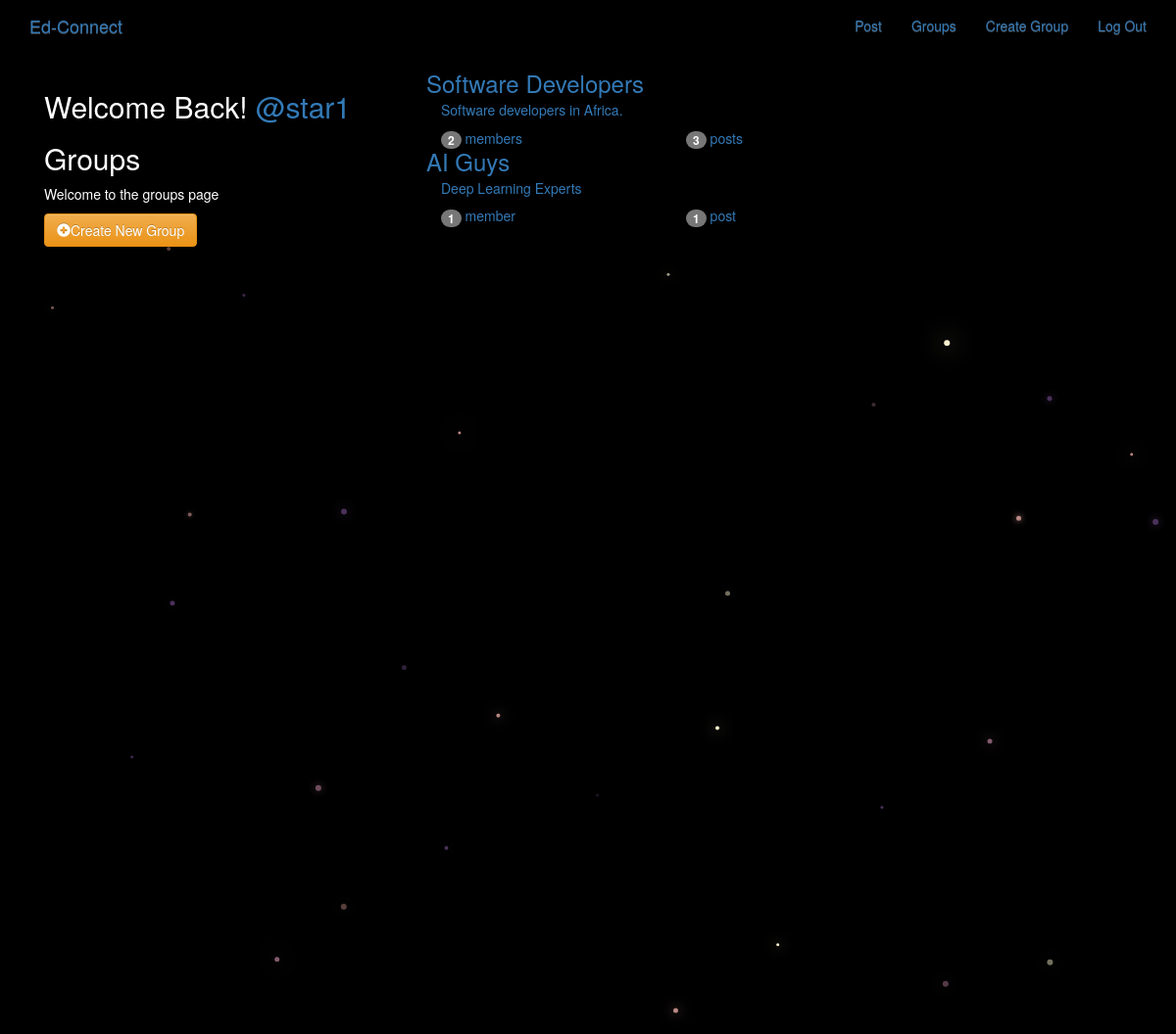
Screenshot of /groups/ (signed in) with the database file from the repository.
### groups/models.py (models this page shows, shortened)
class Group(models.Model):
    name = models.CharField(max_length=255)
    unique = True
    slug = models.SlugField(allow_unicode=True, unique=True)
    description = models.TextField(blank=True, default='')
    description_html = models.TextField(editable=False, default='', blank=True)
    members = models.ManyToManyField(User, through='GroupMember')

### groups/views.py (the view)
class ListGroup(generic.ListView):
    model = Group

### groups/templates/groups/group_list.html
{% extends "groups/group_base.html" %}
{% block pregroup %}
  <div class="col-md-4">
    <div class="content">
      {% if user.is_authenticated %}
        <h2>Welcome Back!
          <a href="{% url 'posts:for_user' username=user.username %}">
            @{{ user.username}}
          </a>
        </h2>
      {% endif %}
      <h2>Groups</h2>
      <p>Welcome to the groups page</p>
    {% if user.is_authenticated %}
      <a href="{% url 'groups:create' %}" class="btn btn-md btn-fill btn-warning">
        <span class="glyphicon glyphicon-plus-sign"></span>Create New Group</a>
    {% endif %}
   </div>
  </div>
{% endblock %}
{% block group_content %}
  <div class="col-md-8">
    <div class="list-group">
      {% for group in object_list %}
        <a class="list=group-item" href="{% url 'groups:single' slug=group.slug %}">
          <h3 class="title list-group-item-heading">{{ group.name }}</h3>
          <div class="list-group-item-text container-fluid">
            {{ group.description_html|safe }}
            <div class="row">
              <div class="col-md-4">
                <span class="badge">{{ group.members.count }}</span>
                member{{ group.members.count|pluralize }}
              </div>
              <div class="col-md-4">
                <span class="badge">{{ group.posts.count }}</span>
                post{{ group.posts.count|pluralize }}
              </div>
            </div>
          </div>
        </a>
      {% endfor %}
    </div>
  </div>
{% endblock %}

### static/simplesocial/css/master.css (style rules this page uses)
body { margin: 0; overflow: hidden; background-color: black; color:white; }

### rows the page displays
Group: name "Software Developers", description_html "Software developers in Africa.", members.count "2", posts.count "3"
Group: name "AI Guys", description_html "Deep Learning Experts", members.count "1", posts.count "1"

### other values shown
{{ user.username }} "star1"
